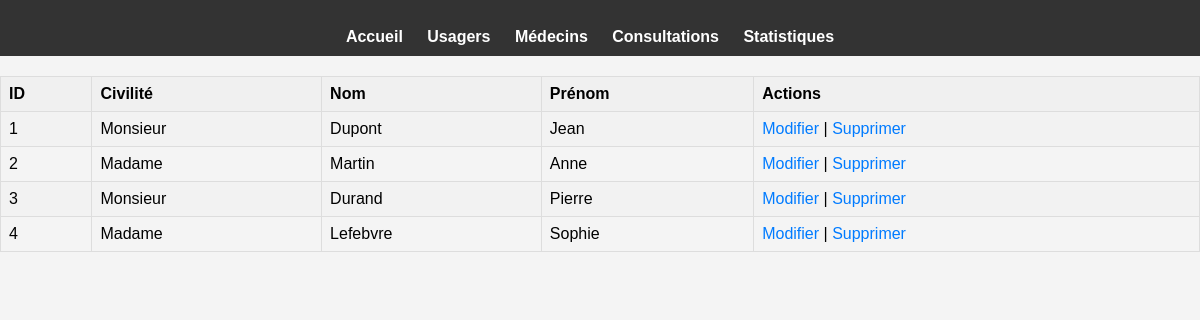
Before: /afficher_medecins.php (signed in) with the older database file.
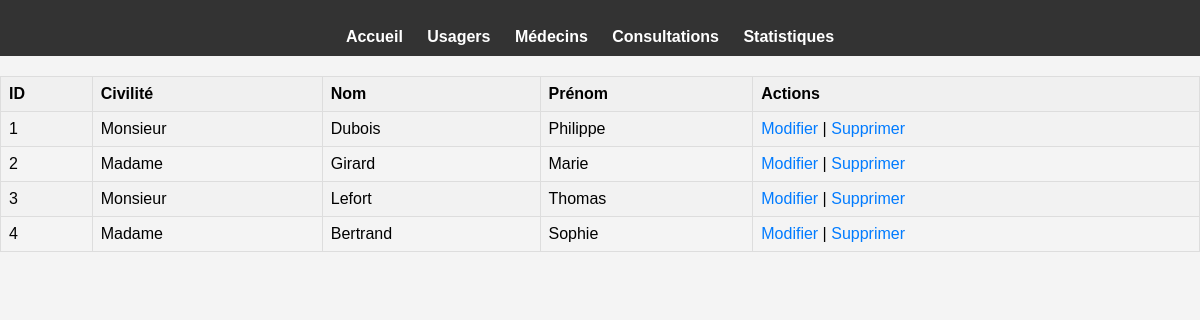
After: the same page with the newer database file.
### tables this page shows
CREATE TABLE medecin (
    ID_Medecin int(11) NOT NULL AUTO_INCREMENT,
    Civilite varchar(10) DEFAULT NULL,
    Nom varchar(50) DEFAULT NULL,
    Prenom varchar(50) DEFAULT NULL,
    PRIMARY KEY (ID_Medecin)
);

### PHP/liste_medecins.php (the view)
<?php
include 'BD.php';
try {
    $sql = "SELECT * FROM medecin";
    $stmt = $conn->query($sql);
    if ($stmt->rowCount() > 0) {
        echo "<table>";
        echo "<tr><th>ID</th><th>Civilité</th><th>Nom</th><th>Prénom</th><th>Actions</th></tr>";
        while ($row = $stmt->fetch()) {
            echo "<tr>";
            echo "<td>" . htmlspecialchars($row['ID_Medecin']) . "</td>";
            echo "<td>" . htmlspecialchars($row['Civilite']) . "</td>";
            echo "<td>" . htmlspecialchars($row['Nom']) . "</td>";
            echo "<td>" . htmlspecialchars($row['Prenom']) . "</td>";
            echo "<td><a href='modifier_medecin.php?id=" . $row['ID_Medecin'] . "'>Modifier</a> | <a href='supprimer_medecin.php?id=" . $row['ID_Medecin'] . "'>Supprimer</a></td>";
            echo "</tr>";
        }
        echo "</table>";
    } else {
        echo "Aucun médecin trouvé.";
    }
} catch (PDOException $e) {
    die("Erreur : " . $e->getMessage());
}
?>

Changed rows visible on the page:
changed medecin id 1: Nom "Dupont" → "Dubois"; Prenom "Jean" → "Philippe"
changed medecin id 2: Nom "Martin" → "Girard"; Prenom "Anne" → "Marie"
changed medecin id 3: Nom "Durand" → "Lefort"; Prenom "Pierre" → "Thomas"
changed medecin "Sophie": Nom "Lefebvre" → "Bertrand"
